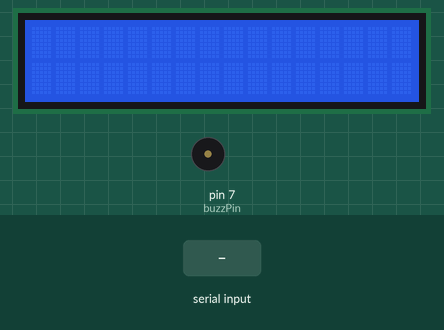
This sketch was run on a simulated Arduino Uno, built with avr-gcc and run on an emulated ATmega328P. Shown: 16×2 character LCD, buzzer (waves = sounding, pin HIGH). Inputs (shaded band) come from the test bench. What the sketch prints to the serial monitor is not drawn.

Above: at 0.9 s.
1.0 s: "90,45,200\n" received over Serial
At 5.6 s:
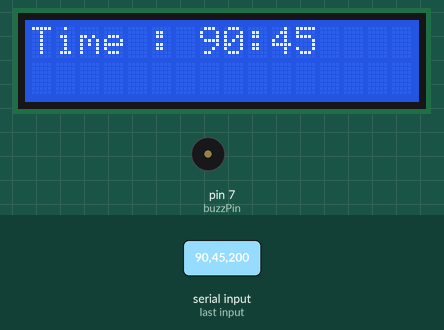
6.5 s: "30,150,10\n" received over Serial
At 10.9 s:
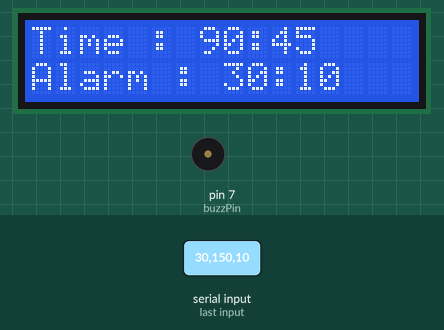
Timing chart, 0 to 12.4 s (numbered marks = the images above; inputs shaded):
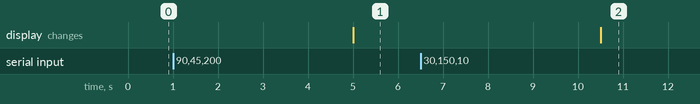

The sketch:

LCD-Alarm-Clock.ino
```cpp
#include <LiquidCrystal.h>

int rs = 9;
int e = 8;
int d4 = 5;
int d5 = 4;
int d6 = 3;
int d7 = 2;

LiquidCrystal lcd(rs, e, d4, d5, d6, d7);

int buzzPin = 7;
int upButton = 10 ;

int currentTime[4];
int alarmTime[4];

void presentTime(int *p) ;
void alertTime(int *a) ;
void displayCurrentTime(int *dc) ;
void displayAimedTime(int *da) ;
void updateTime(int array[4]) ;
void checkTime(int array1[4] , int array2[4]);

void setup() {
Serial.begin(9600);
lcd.begin(16,2);
pinMode(buzzPin , OUTPUT);
pinMode(upButton , INPUT_PULLUP);
presentTime(currentTime) ;
alertTime(alarmTime) ;

}

void loop() {
 delay(60000) ;
 updateTime(currentTime) ;
 checkTime(currentTime , alarmTime) ;
}

void presentTime(int *p){
  int hourEntered ;
  int minEntered ;
  Serial.println("Enter the Present Time  ");
  Serial.print("Current Hour (in hh) : ") ;
  while(Serial.available()==0){

  }

hourEntered = Serial.parseInt();
Serial.println(hourEntered);
while(Serial.available() > 0){   // flush trailing \r\n
  Serial.read();
}
  if(hourEntered>9){
    *p++ = hourEntered / 10 ;
    *p++ = hourEntered % 10 ;
  }else{
    *p++ = 0 ;
    *p++ = hourEntered ;
  }

  delay(2000);

  Serial.print("Current min (in mm) : ") ;
  while(Serial.available()==0){

  }

minEntered = Serial.parseInt();
Serial.println(minEntered) ;
while(Serial.available() > 0){   // flush trailing \r\n
  Serial.read();
}
Serial.println(" ");
  if(minEntered>9){
    *p++ = minEntered / 10 ;
    *p++ = minEntered % 10 ;
  }else{
    *p++ = 0 ;
    *p++ = minEntered ;
  }
  delay(2000);

  displayCurrentTime(p-4) ;
}

void displayCurrentTime(int *dc){
  lcd.setCursor(0,0);
  lcd.print("Time :");
lcd.setCursor(7,0);
     lcd.print(*dc);
     dc++ ;
  lcd.setCursor(8,0);
     lcd.print(*dc);
     dc++ ;
  lcd.setCursor(9,0);
     lcd.print(":");
  lcd.setCursor(10,0);
     lcd.print(*dc);
     dc++ ;
  lcd.setCursor(11,0);
     lcd.print(*dc);
}

void alertTime(int *a){
int hourEntered ;
int minEntered ;
  Serial.println("Enter the Alarm Time  ");
  Serial.print("Aimmed Hour (in hh) : ") ;
  while(Serial.available()==0){

  }

hourEntered = Serial.parseInt();
Serial.println(hourEntered);
while(Serial.available() > 0){   // flush trailing \r\n
  Serial.read();
}
  if(hourEntered>9){
    *a++ = hourEntered / 10 ;
    *a++ = hourEntered % 10 ;
  }else{
    *a++ = 0 ;
    *a++ = hourEntered ;
  }

  delay(2000);

  Serial.print("Aimed min (in mm) : ") ;
  while(Serial.available()==0){

  }

  minEntered = Serial.parseInt() ;
  Serial.print(minEntered) ;
  if(minEntered>9){
    *a++ = minEntered / 10 ;
    *a++ = minEntered % 10 ;
  }else{
    *a++ = 0 ;
    *a++ = minEntered ;
  }
  delay(2000);

  displayAimedTime(a-4) ;
}

void displayAimedTime(int *da){
  lcd.setCursor(0,1);
  lcd.print("Alarm :");
    lcd.setCursor(8,1);
     lcd.print(*da);
     da++ ;
  lcd.setCursor(9,1);
     lcd.print(*da);
     da++ ;
  lcd.setCursor(10,1);
     lcd.print(":");
  lcd.setCursor(11,1);
     lcd.print(*da);
     da++ ;
  lcd.setCursor(12,1);
     lcd.print(*da);
}

void updateTime(int array[4]){
  if(array[3]<9){
    array[3]++ ;
  }else if(array[3]>=9 && array[2]<5){
    array[3] = 0 ;
    array[2] ++ ;
  }else if(array[3]>=9 && array[2]>= 5 && array[1]<9){
    array[3] = 0 ;
    array[2] = 0 ;
    array[1] ++ ;
  }else if(array[3]>=9 && array[2]>=5 && array[1]>=9 && array[0]<2){
    array[3] = 0 ;
    array[2] = 0 ;
    array[1] = 0 ;
    array[0] ++ ;
  }else if(array[3]>=9 && array[2]>=5 && array[1]<4 && array[0]>=2){
    array[3] = 0 ;
    array[2] = 0 ;
    array[1] ++ ;
    array[0] = 2 ;
  }else if((array[3]>=9 && array[2]>=5 && array[1]>=4 && array[0]>=2) ){
    array[3] = 0 ;
    array[2] = 0 ;
    array[1] = 0 ;
    array[0] = 0 ;
  }
  if((array[0]==2 && array[1]==4)){
    array[3] = 0 ;
    array[2] = 0 ;
    array[1] = 0 ;
    array[0] = 0 ;
  }
  lcd.setCursor(0,0);
  lcd.print("Time :");
  lcd.setCursor(7,0);
     lcd.print(array[0]);
  lcd.setCursor(8,0);
     lcd.print(array[1]);
  lcd.setCursor(9,0);
     lcd.print(":");
  lcd.setCursor(10,0);
     lcd.print(array[2]);
  lcd.setCursor(11,0);
     lcd.print(array[3]);
}

void checkTime(int array1[4] , int array2[4]){
  int count = 0 ;
  for(int i=0 ; i<4 ; i++){
    if(array1[i] == array2[i]){
      count++ ;
    }
  }
  if(count == 4){
    while(digitalRead(upButton)!=0){
      digitalWrite(buzzPin , HIGH);
      delay(500);
      digitalWrite(buzzPin , LOW);
      delay(500);
    }
  }
}
```

Measured:
- after the input at 1.0 s, the display: changes after 4.0 s (image 1)
- after the input at 6.5 s, the display: changes after 4.0 s (image 2)
